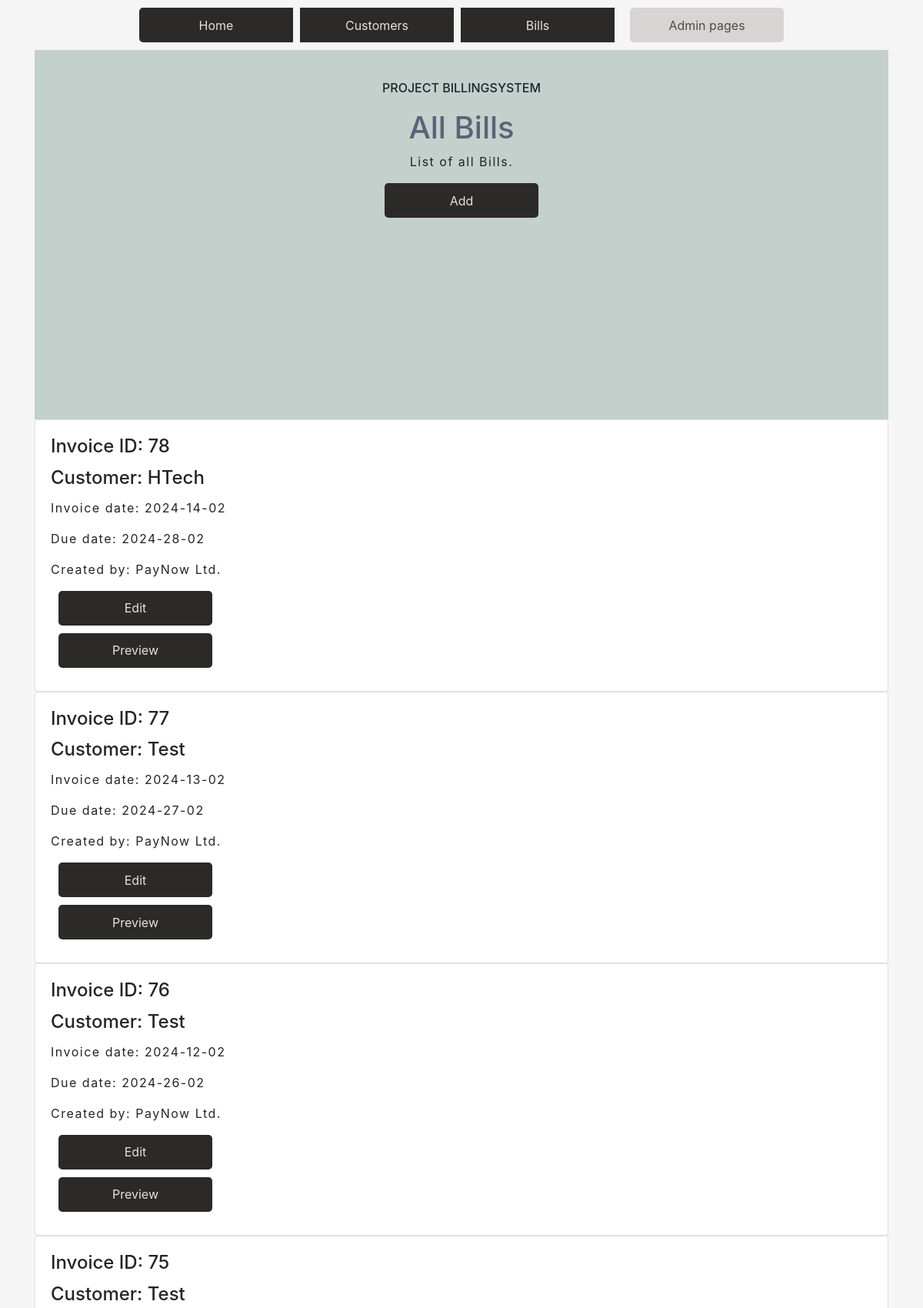
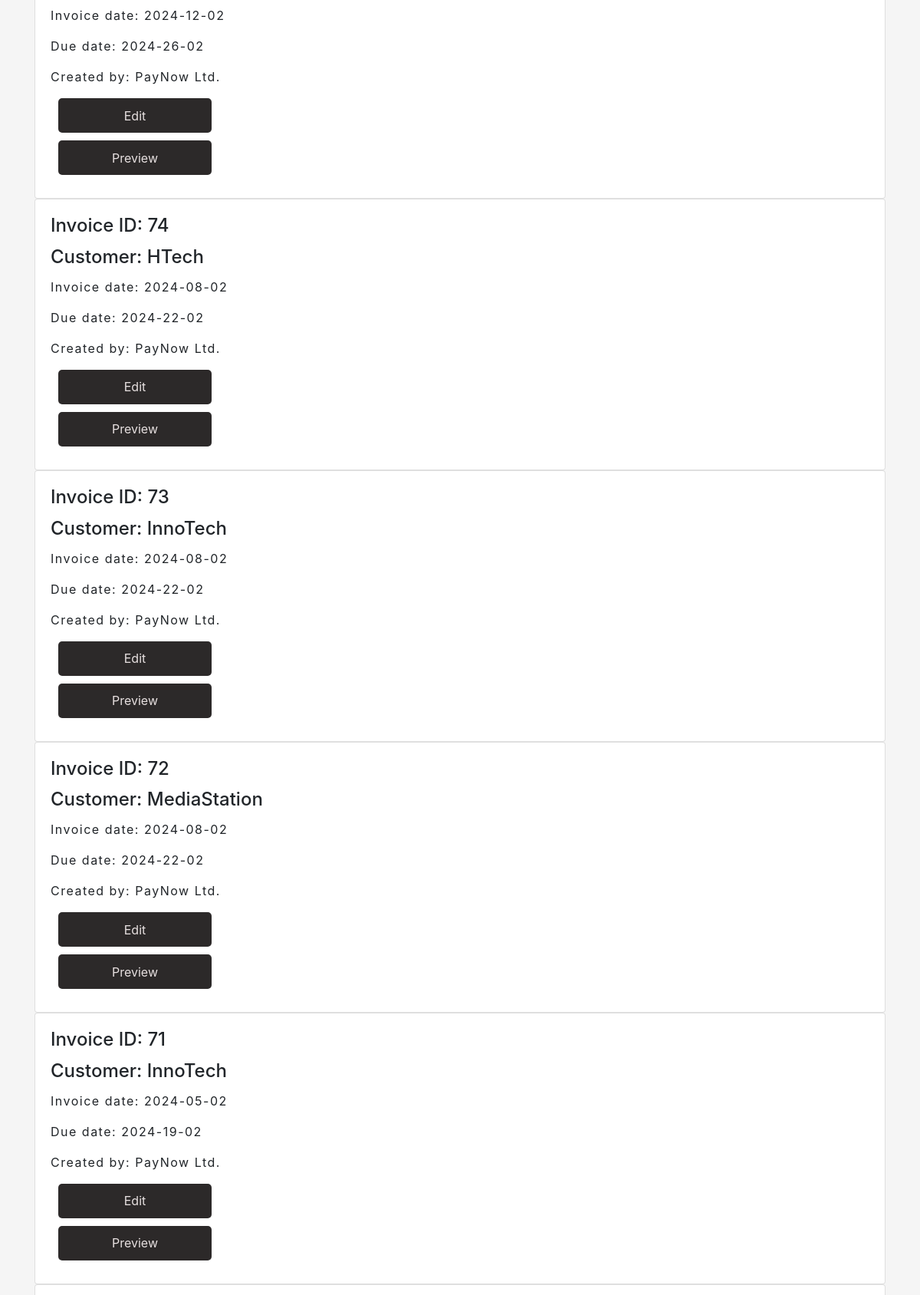
The page /invoicelist/ (upper part) on the database its author committed (2 pictures, top to bottom).
### app/models.py (models this page shows, shortened)
class Invoice(models.Model):
    invoiceDate = models.DateTimeField(auto_now_add=True)
    dueDate = models.DateTimeField(default=datetime.now() + timedelta(days=14)) #time + 14 days
    customerAccount = models.ForeignKey(CustomerAccount, on_delete =models.PROTECT)
    account = models.ForeignKey(Account, on_delete =models.PROTECT)

class CustomerAccount(models.Model):
    name = models.CharField(max_length = 50, default=None)
    address = models.CharField(max_length = 50, default=None)
    phone = models.CharField(max_length = 50, default=None)
    mail = models.CharField(max_length = 50, default=None)
    vat = models.CharField(max_length = 20, default=None)
    account = models.ForeignKey(Account, on_delete =models.PROTECT)

class Account(models.Model):
    name = models.CharField(max_length =20, default=None)
    address = models.CharField(max_length =50, default=None)
    phone = models.CharField(max_length =50, default=None)
    mail = models.CharField(max_length =50, default=None)
    vat = models.CharField(max_length =20, default=None)
    bankAccountNr = models.CharField(max_length =20, default=None)

### app/views.py (the view)
# urls.py: path('invoicelist/', invoicelistview, name='invoicelist'),
def invoicelistview(request):
    invoices = Invoice.objects.all().order_by('-invoiceDate')
    context = {'invoices': invoices}
    return render(request, "invoicelist.html", context)

### app/templates/invoicelist.html
{% extends 'index.html' %}
{%load static%}
{% block content %}
<section id="main">
    <div class="main-text">
    <h6>Project Billingsystem</h6>
    <h1>All Bills</h1>
    <p>List of all Bills.</p>
    <center>
        <a class="btn" href="/add-invoice">Add</a>
    </center>
    </div>
    </section>
    {% for i in invoices %}
    <div class="customerList">
    <div class="card" style="width: 100%;">
    <div class="card-body">
        <h4 class="card-title">Invoice ID: {{i.id}}</h4>
        <h4 class="card-title">Customer: {{i.customerAccount.name}}</h4>
        <p class="card-text">Invoice date: {{i.invoiceDate|date:"Y-d-m"}} </p>
        <p class="card-text">Due date: {{i.dueDate|date:"Y-d-m"}} </p>
        <p class="card-text">Created by: {{i.account.name}} </p>
        <a href="/edit-invoice-get/{{i.id}}/"class="btn" >Edit</a>
        <a class="btn" href="/invoice/{{i.id}}/preview/">Preview</a>
    </div>
</div>
</div>
{% endfor %}
{% endblock %}

### app/static/style.css (style rules this page uses)
body { background-color: whitesmoke; margin: 0; padding: 0; height: 150vh; }
h1 { color: rgb(94, 97, 121); }
p { letter-spacing: 1.5px; }
h6 { text-transform: uppercase; padding-bottom: 10px; }

### app/static/customers.css (style rules this page uses)
* { margin: 0; padding: 0; box-sizing: border-box; }
body { background-color: whitesmoke; margin: 0; padding: 0; height: 150vh; }
#main { width: 100%; height: 60vh; background-color: rgb(195, 208, 204); text-align: center; justify-content: center; display: flex; }
.main-text { position: absolute; width: 50%; padding: 20px; margin: 20px; }
h1 { color: rgb(94, 97, 121); }
p { letter-spacing: 1.5px; }
h6 { text-transform: uppercase; padding-bottom: 10px; }
.btn { width: 200px; height: 45px; display: flex; justify-content: center; align-items: center; background-color: #2c2929; border-radius: 5px; color:#e7e0e0; margin: 10px; z-index: 5; cursor: pointer; }

### rows shown on the page
Invoice: id "78", customerAccount.name "HTech", invoiceDate "2024-14-02", dueDate "2024-28-02", account.name "PayNow Ltd."
Invoice: id "77", customerAccount.name "Test", invoiceDate "2024-13-02", dueDate "2024-27-02", account.name "PayNow Ltd."
Invoice: id "76", customerAccount.name "Test", invoiceDate "2024-12-02", dueDate "2024-26-02", account.name "PayNow Ltd."
Invoice: id "75", customerAccount.name "Test", invoiceDate "2024-12-02", dueDate "2024-26-02", account.name "PayNow Ltd."
Invoice: id "74", customerAccount.name "HTech", invoiceDate "2024-08-02", dueDate "2024-22-02", account.name "PayNow Ltd."
Invoice: id "73", customerAccount.name "InnoTech", invoiceDate "2024-08-02", dueDate "2024-22-02", account.name "PayNow Ltd."
Invoice: id "72", customerAccount.name "MediaStation", invoiceDate "2024-08-02", dueDate "2024-22-02", account.name "PayNow Ltd."
Invoice: id "71", customerAccount.name "InnoTech", invoiceDate "2024-05-02", dueDate "2024-19-02", account.name "PayNow Ltd."
